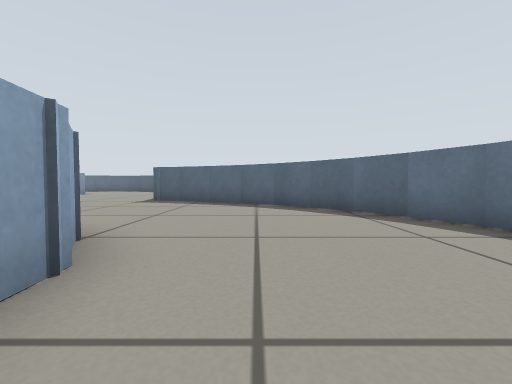
view 1 (above)

19 first-person views from a walk through a Gazebo world. The camera is 0.32 m above the floor, tilts 2° down and sees 90° across. The floor is counted in squares, 0.5 m on a side. Each view is taken from the middle of a square. On the plan, view 1 faces up. The plan holds only what a view shows up to about 9 squares ahead; the rest is blank.

view 2
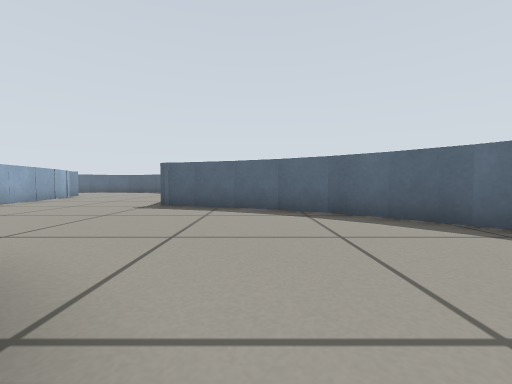

view 3
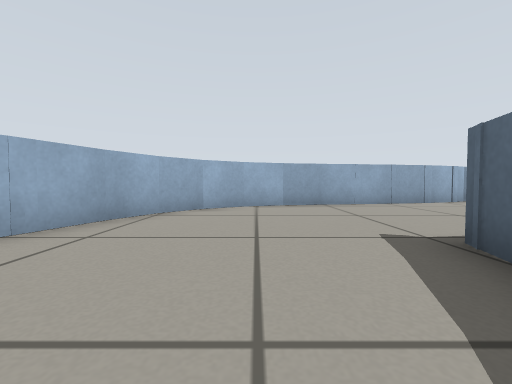

view 4
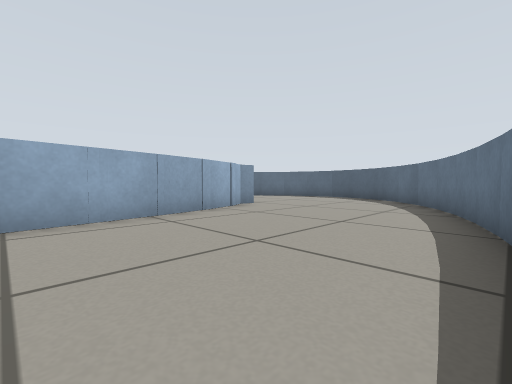

view 5
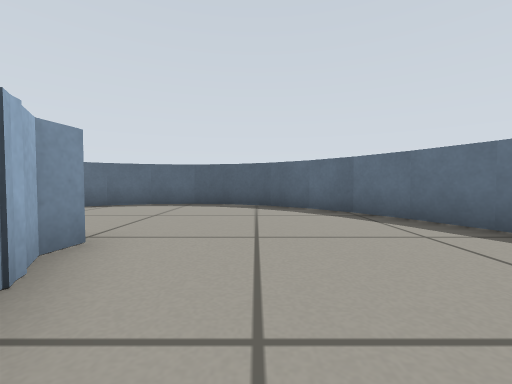

view 6
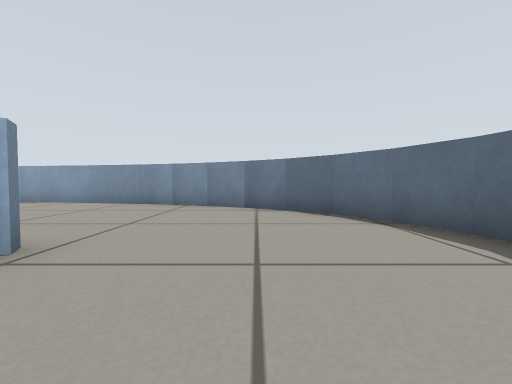

view 7
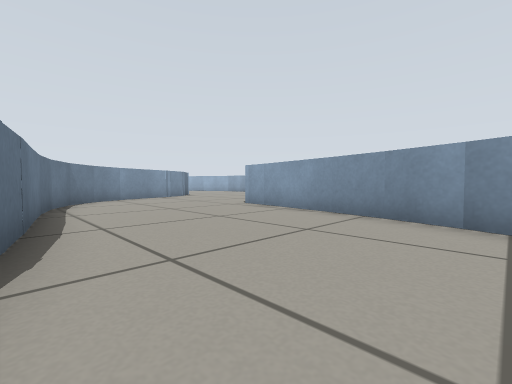

view 8
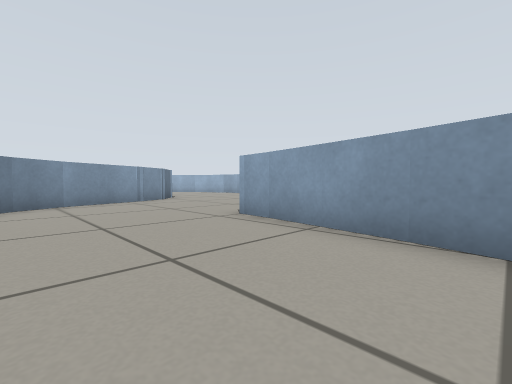

view 9
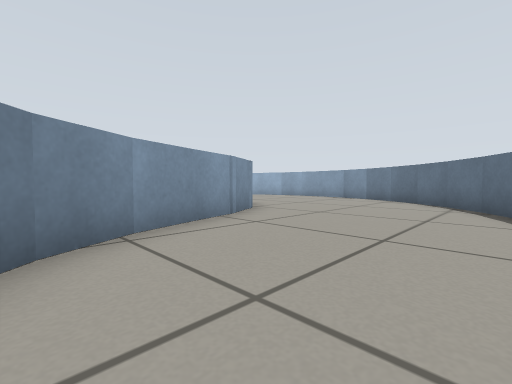

view 10
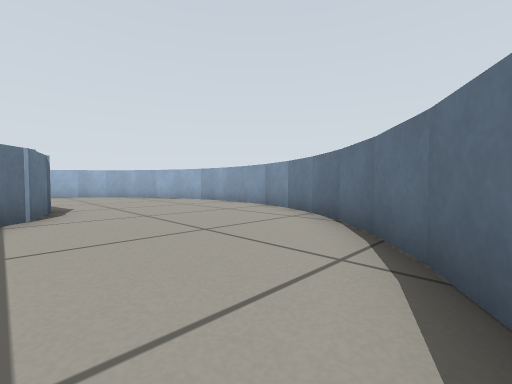

view 11
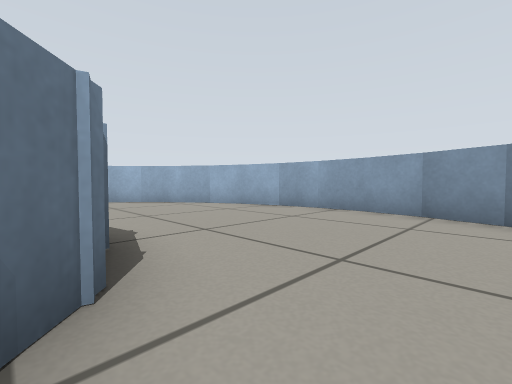

view 12
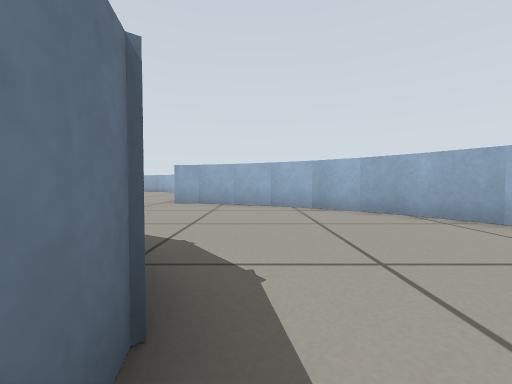

view 13
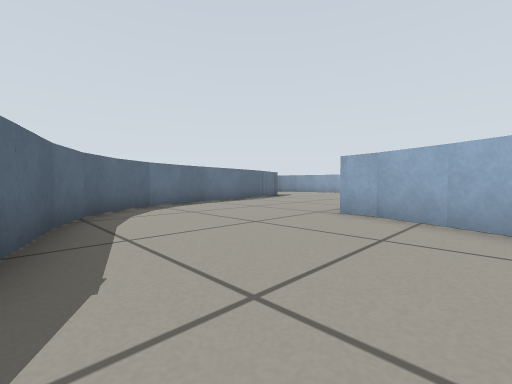

view 14
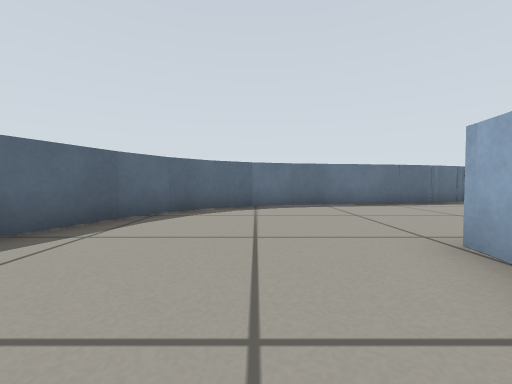

view 15
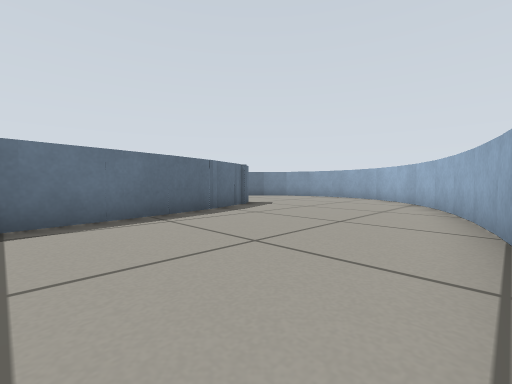

view 16
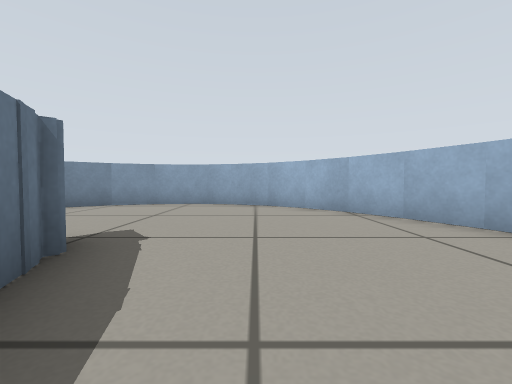

view 17
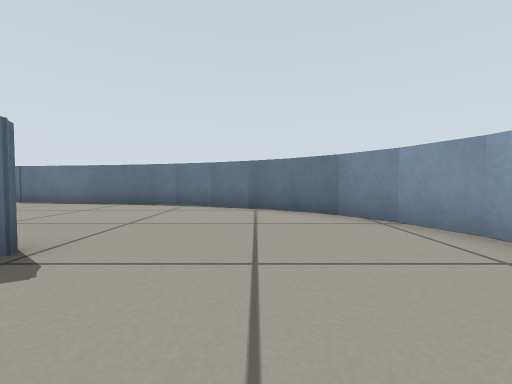

view 18
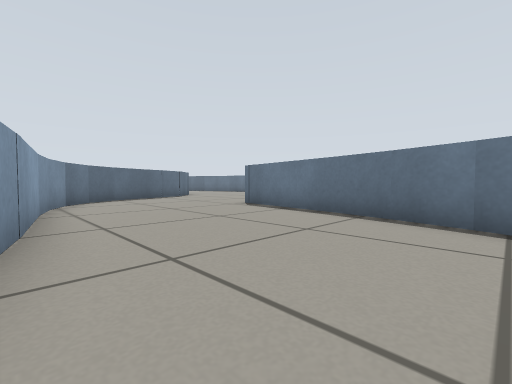

view 19
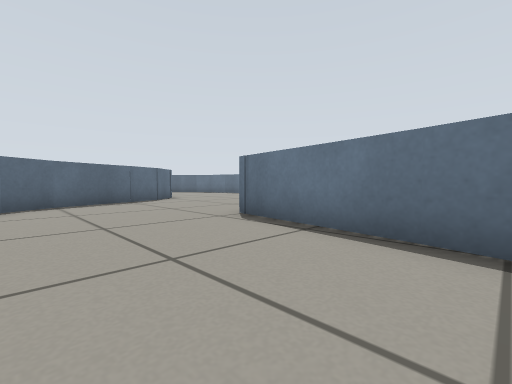

### Floor plan
Key: @ floor where view 1 was taken; # wall or solid block; . floor.
Columns run from 24 left of view 1 to 3 right of it. Each row starts with its distance up from view 1.
 20            #######
 19           ##.....##
 18          ##.......##
 17          #.........#
 16         ##.........##
 15         #...........#
 14         #.....#.....#
 13         #.....#.....#
 12        ##....###....
 11        #.....# #.....
 10        #.....# #.....
  9        #.....# #.....###
  8    ##........# #.......###
  7   ##........## ##........##
  6  ##.........#   #.........##
  5  #........###   ###........#
  4 ##......###       ###......#
  3 #.....###             #.....
  2 #.....#               #....
  1 #.....#               #...
  0 #.....#                 @
 -1 #.....              ##
 -2 ##......###       ###.
 -3  #........###   ###....
 -4  ##.........#   #......
 -5   ##........## ##......
 -6    ###.......# #......
 -7      ###.....# #.....#
 -8         .....# #.....#
 -9         .....# #.....#
-10          ....###....##
-11         #.....#.....#
-12         #.....#.....#
-13         #...........#
-14         ##.........##
-15          #.........#
-16          ##.......##
-17           ##.....##
-18            #######

Where each view was taken, in squares from view 1:
view 1: 0 up, 0 right, facing up
view 2: 2 up, 1 left, facing up
view 3: 7 up, 1 left, facing left
view 4: 9 up, 4 left, facing up-left
view 5: 12 up, 8 left, facing up
view 6: 17 up, 8 left, facing left
view 7: 15 up, 11 left, facing down-left
view 8: 13 up, 13 left, facing down-left
view 9: 8 up, 13 left, facing down-left
view 10: 8 up, 18 left, facing down-left
view 11: 4 up, 18 left, facing down-left
view 12: 1 up, 19 left, facing down
view 13: 2 down, 19 left, facing down-right
view 14: 5 down, 19 left, facing right
view 15: 7 down, 16 left, facing down-right
view 16: 10 down, 12 left, facing down
view 17: 15 down, 12 left, facing right
view 18: 13 down, 9 left, facing up-right
view 19: 11 down, 7 left, facing up-right
